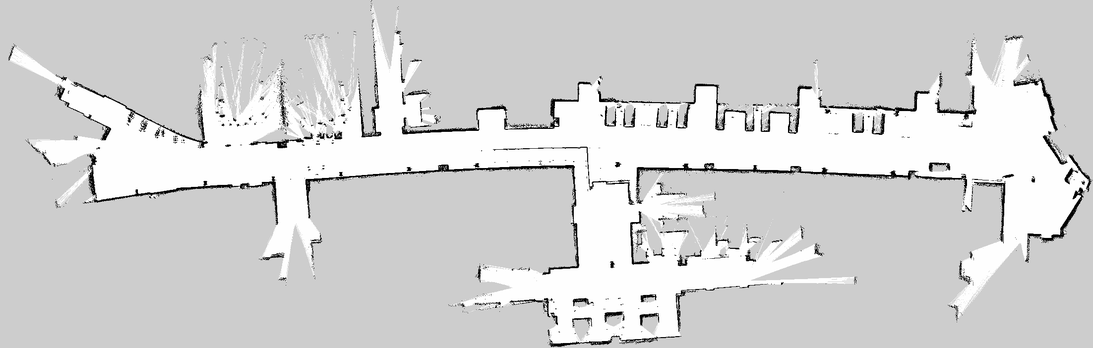
#> input picture maps/some_map.pgm, 1093 x 348 px, shrunk from 2204 x 702 before the run, found by its file name
$ python merge3_refine.py
#> lines starting #> are read from the running program, lines starting #| are printed output that depends on the picture; after the words box and inside, x2 and y2 are one past the last pixel; in counts of white or black regions, pixels touching at a corner belong together
import numpy as np, cv2
from PIL import Image

M = '/home/ros/Documents/matrix_turtlebot/maps/'
A = np.array(Image.open(M + 'some_map.pgm'))
#> A is the input picture: shape (348, 1093); min 0, max 255, mean 211.9
B = np.array(Image.open(M + 'second_half_building.pgm'))
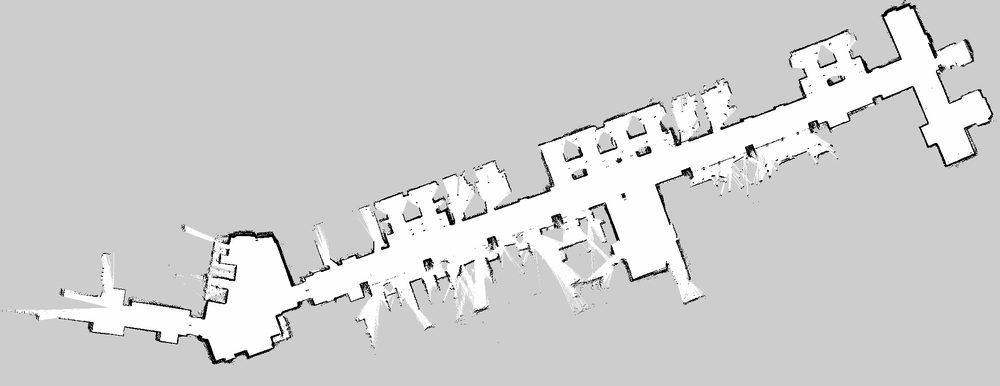
#> input picture maps/second_half_building.pgm, 1000 x 386 px, shrunk from 2017 x 778 before the run, found by its file name
#> B is the input picture: shape (386, 1000); min 0, max 255, mean 209.1

occA = (A < 100).astype(np.float32)
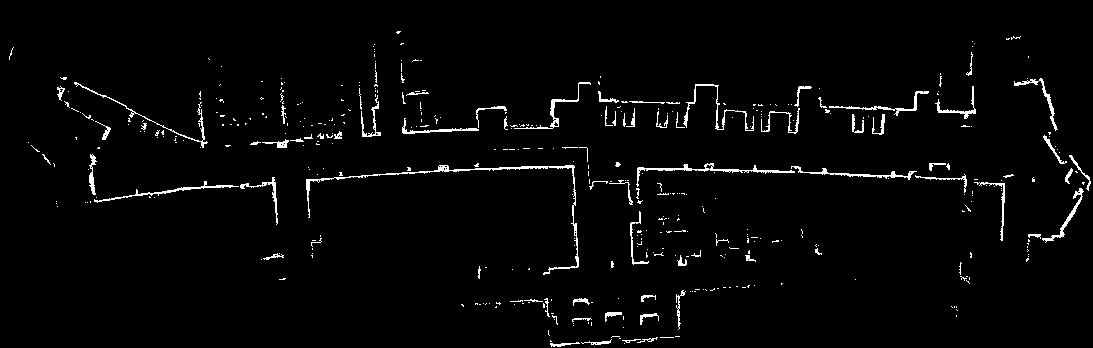
#> occA: shape (348, 1093) float32; values 0 (black) and 1 (white), 2.5% white in thin lines or dots, all inside (x1, y1, x2, y2) = (9, 31, 1091, 347)
freeA = (A > 240).astype(np.float32)
#> freeA: shape (348, 1093) float32; values 0 (black) and 1 (white), 24.6% white; 239 white regions (232 under 20 px), largest, box (x1, y1, x2, y2) and area: (10, 14, 1088, 343) 92582, (62, 169, 91, 196) 112, (422, 114, 435, 123) 78
occA_d = cv2.dilate(occA, np.ones((5, 5), np.float32))  # +/-2 px tolerance
#> occA_d: shape (348, 1093) float32; values 0 (black) and 1 (white), 10% white; 110 white regions, largest, box (x1, y1, x2, y2) and area: (560, 145, 969, 207) 3762, (304, 159, 581, 277) 3194, (596, 82, 756, 133) 2920

def rotate(im, ang, fill=0):
    h, w = im.shape
    diag = int(np.ceil(np.hypot(h, w)))
    Mr = cv2.getRotationMatrix2D((w/2, h/2), ang, 1.0)
    Mr[0, 2] += (diag - w) / 2
    Mr[1, 2] += (diag - h) / 2
    return cv2.warpAffine(im, Mr, (diag, diag), flags=cv2.INTER_NEAREST, borderValue=fill)

def corr_peak(a, b):
    sh = (a.shape[0] + b.shape[0] - 1, a.shape[1] + b.shape[1] - 1)
    fs = (1 << int(np.ceil(np.log2(sh[0]))), 1 << int(np.ceil(np.log2(sh[1]))))
    c = np.fft.irfft2(np.fft.rfft2(a, fs) * np.fft.rfft2(b[::-1, ::-1], fs), fs)[:sh[0], :sh[1]]
    idx = np.unravel_index(np.argmax(c), c.shape)
    return c[idx], idx[0] - (b.shape[0] - 1), idx[1] - (b.shape[1] - 1)

def place(canvas_shape, img, dy, dx):
    out = np.zeros(canvas_shape, np.float32)
    h, w = img.shape
    y0, x0 = dy, dx
    ys, xs = max(0, y0), max(0, x0)
    ye, xe = min(canvas_shape[0], y0 + h), min(canvas_shape[1], x0 + w)
    if ye > ys and xe > xs:
        out[ys:ye, xs:xe] = img[ys - y0:ye - y0, xs - x0:xe - x0]
    return out

occB_raw = (B < 100).astype(np.float32)
#> occB_raw: shape (386, 1000) float32; values 0 (black) and 1 (white), 1.9% white in thin lines or dots
freeB_raw = (B > 240).astype(np.float32)
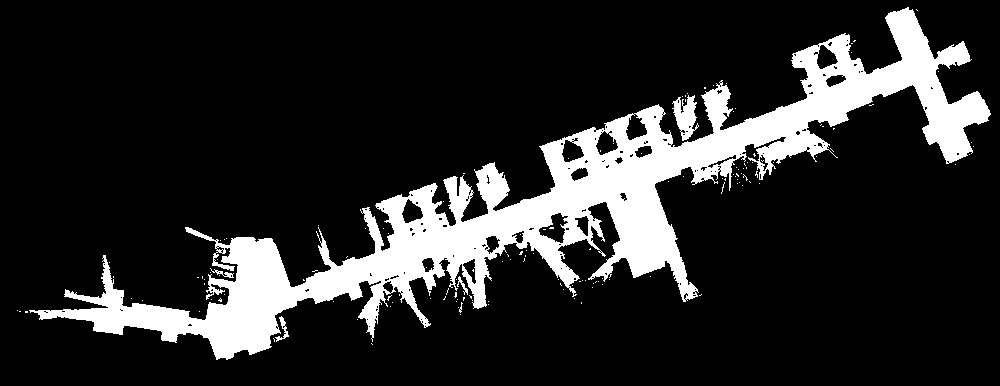
#> freeB_raw: shape (386, 1000) float32; values 0 (black) and 1 (white), 16% white; 145 white regions (140 under 20 px), largest, box (x1, y1, x2, y2) and area: (29, 7, 991, 360) 60509, (672, 95, 699, 141) 673, (275, 316, 289, 342) 108, (210, 268, 234, 278) 71, (457, 276, 468, 295) 64

best = []
for center in (18.4, 198.4):
    for ang in np.arange(center - 3, center + 3.01, 0.2):
        ob = rotate(occB_raw, -ang)
        s, dy, dx = corr_peak(occA_d, ob)
        best.append((s, ang, dy, dx))
#> this loop made 2 passes
#> pass 1, in corr_peak, `c = np.fft.irfft2(np.fft.rfft2(a, fs) * np.fft.rfft2(b[::-1, ::-1], fs..`:
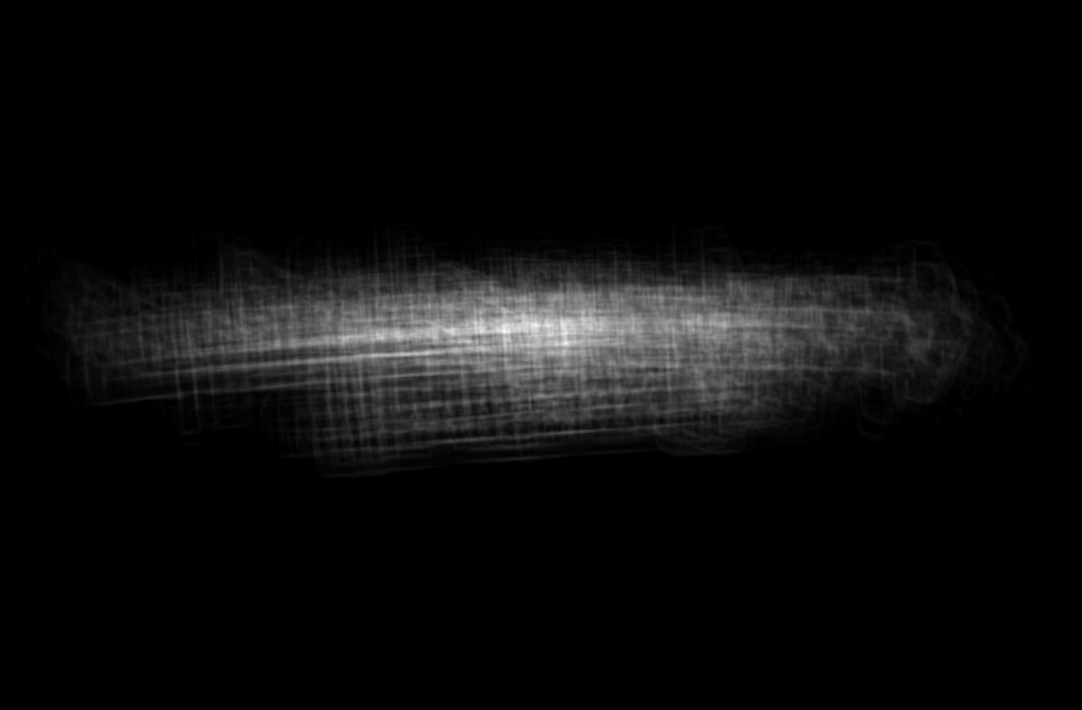
#> c: shape (1419, 2164) float64 (shown at 1/2 size); min -3.45e-13, max 1868, mean 88.5; drawn with min black and max white
#> after the loop, best = 62 items, first 6: (1868, 15.4, -409, -64), (1866, 15.6, -410, -63), (1850, 15.8, -413, -63), (1841, 16, -414, -62), (1902, 16.2, -416, -62), (1954, 16.4, -417, -61)
best.sort(key=lambda r: -r[0])
print("top 5 by dilated-wall overlap:")
for s, ang, dy, dx in best[:5]:
    print(f"  ang={ang:7.2f} dy={dy:5d} dx={dx:5d} score={s:9.1f}")
#> this loop made 5 passes
#> (s, ang, dy, dx) on passes 1 to 5: (2279, 195.8, -236, 194), (2270, 196, -235, 194), (2269, 195.6, -236, 194), (2265, 196.2, -235, 194), (2254, 196.4, -235, 193)
#|   ang= 195.80 dy= -236 dx=  194 score=   2279.0
#|   ang= 196.00 dy= -235 dx=  194 score=   2270.0
#|   ang= 195.60 dy= -236 dx=  194 score=   2269.0
#|   ang= 196.20 dy= -235 dx=  194 score=   2265.0
#|   ang= 196.40 dy= -235 dx=  193 score=   2254.0

# detailed scoring of top 3 distinct angles
print("\ndetailed (good = walls agree, bad = wall-on-free contradiction):")
seen = set()
for s, ang, dy, dx in best:
    key = round(ang, 1)
    if key in seen: continue
    seen.add(key)
    if len(seen) > 3: break
    ob = rotate(occB_raw, -ang)
    fb = rotate(freeB_raw, -ang)
    # pad A-side canvases to fit placement
    H = max(occA.shape[0], dy + ob.shape[0]) - min(0, dy)
    W = max(occA.shape[1], dx + ob.shape[1]) - min(0, dx)
    oy, ox = -min(0, dy), -min(0, dx)
    cA_occ = place((H, W), occA, oy, ox)
    cA_occd = place((H, W), occA_d, oy, ox)
    cA_free = place((H, W), freeA, oy, ox)
    cB_occ = place((H, W), ob, dy + oy, dx + ox)
    cB_free = place((H, W), fb, dy + oy, dx + ox)
    good = float((cB_occ * cA_occd).sum())
    freeA_solid = cv2.erode(cA_free, np.ones((5, 5), np.float32))
    freeB_solid = cv2.erode(cB_free, np.ones((5, 5), np.float32))
    bad = float((cB_occ * freeA_solid).sum() + (cA_occ * freeB_solid).sum())
    overlap_known = float(((cA_occ + cA_free) * (cB_occ + cB_free) > 0).sum())
    print(f"  ang={ang:7.2f} dy={dy:5d} dx={dx:5d} good={good:8.0f} bad={bad:8.0f} "
          f"overlap_px={overlap_known:9.0f} good/bad={good/max(bad,1):.2f}")
#> this loop made 4 passes
#> (s, ang, dy, key, oy, good, bad) on passes 1 to 3: (2279, 195.8, -236, 195.8, 236, 2279, 571), (2270, 196, -235, 196, 235, 2270, 575), (2269, 195.6, -236, 195.6, 236, 2269, 571)
#> (s, ang, dy, key) on pass 4: (2265, 196.2, -235, 196.2)
#|   ang= 195.80 dy= -236 dx=  194 good=    2279 bad=     571 overlap_px=    24880 good/bad=3.99
#|   ang= 196.00 dy= -235 dx=  194 good=    2270 bad=     575 overlap_px=    24836 good/bad=3.95
#|   ang= 195.60 dy= -236 dx=  194 good=    2269 bad=     571 overlap_px=    24923 good/bad=3.97
#> pass 1, `fb = rotate(freeB_raw, -ang)`:
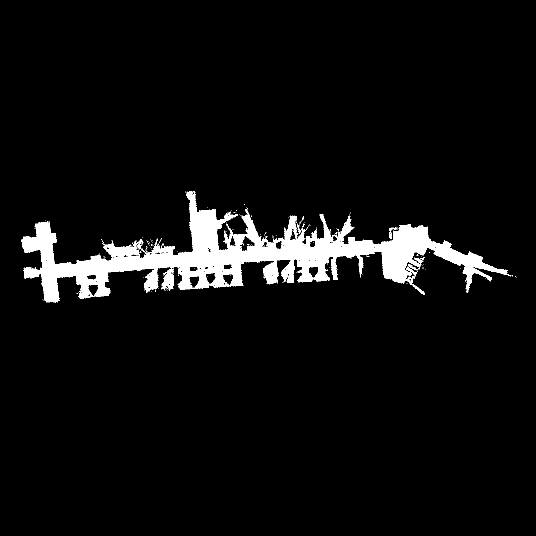
#> fb: shape (1072, 1072) float32 (shown at 1/2 size); values 0 (black) and 1 (white), 5.4% white; 156 white regions (150 under 20 px), largest, box (x1, y1, x2, y2) and area: (43, 382, 1022, 605) 60415, (323, 537, 348, 581) 679, (812, 535, 834, 557) 120, (778, 455, 795, 478) 112, (815, 528, 825, 536) 40, (825, 533, 832, 540) 27
#> pass 1, `cA_occd = place((H, W), occA_d, oy, ox)`:
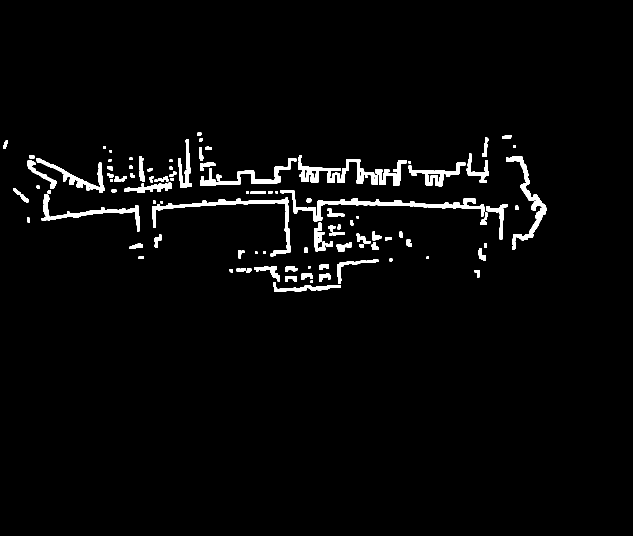
#> cA_occd: shape (1072, 1266) float32 (shown at 1/2 size); values 0 (black) and 1 (white), 2.8% white; 110 white regions, largest, box (x1, y1, x2, y2) and area: (560, 381, 969, 443) 3762, (304, 395, 581, 513) 3194, (596, 318, 756, 369) 2920
#> after the loop: cA_free: shape (1072, 1266) float32; values 0 (black) and 1 (white), 6.9% white; 239 white regions (232 under 20 px), largest, box (x1, y1, x2, y2) and area: (10, 250, 1088, 579) 92582, (62, 405, 91, 432) 112, (422, 350, 435, 359) 78
#> after the loop:
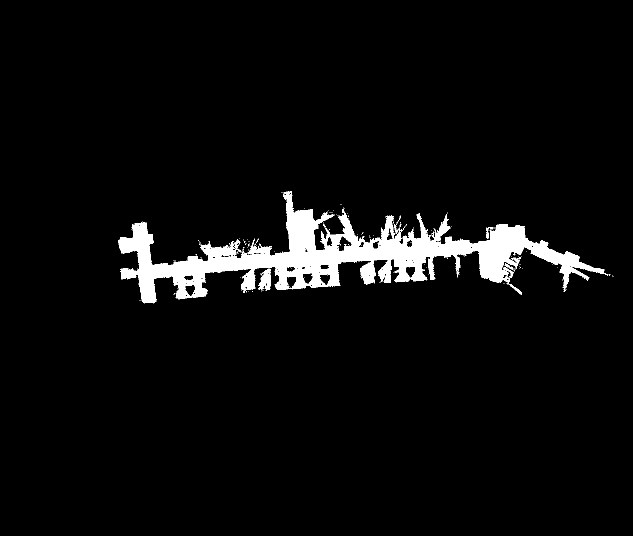
#> cB_free: shape (1072, 1266) float32 (shown at 1/2 size); values 0 (black) and 1 (white), 4.6% white; 155 white regions (148 under 20 px), largest, box (x1, y1, x2, y2) and area: (237, 382, 1216, 607) 60373, (517, 538, 542, 582) 675, (1006, 534, 1028, 556) 120
#> after the loop, seen = 4 items
